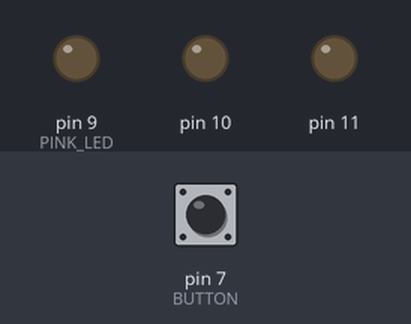
Bench run of a sketch on a simulated Arduino Uno, built with avr-gcc and run on an emulated ATmega328P. Shown: output pins drawn as LEDs (lit = HIGH). Inputs (shaded band) come from the test bench; at power-on: pin 7 (BUTTON) LOW.

Above: at 1.2 s.
1.3 s: pin 7 (BUTTON) pulled HIGH for 0.15 s
At 2.4 s:
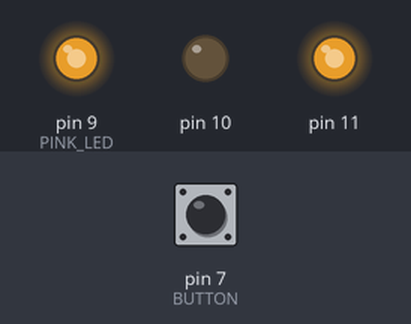
2.9 s: pin 7 (BUTTON) pulled HIGH for 1 s
At 3.6 s:
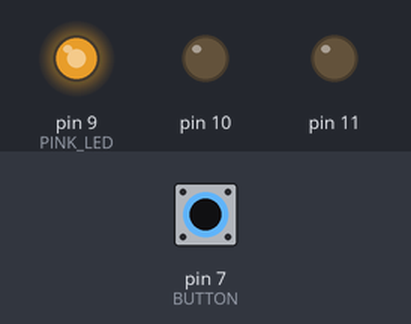
5.4 s: pin 7 (BUTTON) pulled HIGH for 3.2 s
At 6.7 s:
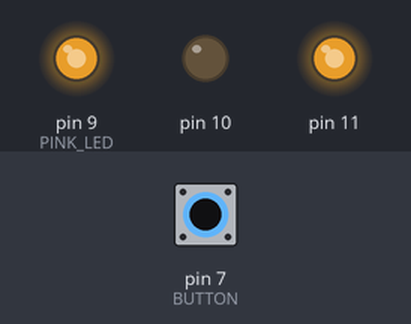
10.1 s: pin 7 (BUTTON) pulsed HIGH 2 times (0.12 s each, 0.3 s apart)
At 11.7 s:
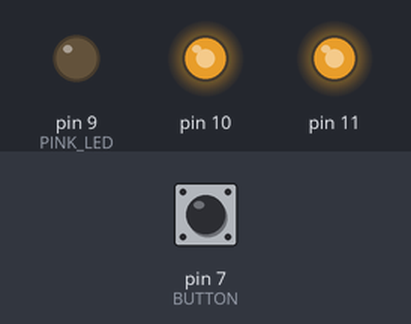
12.2 s: pin 7 (BUTTON) pulled HIGH for 0.15 s
At 13.1 s:
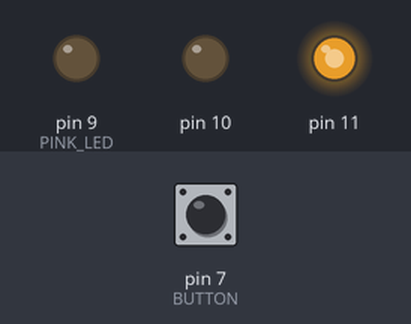
13.8 s: pin 7 (BUTTON) pulsed HIGH 5 times (0.12 s each, 0.3 s apart)
At 16.4 s:
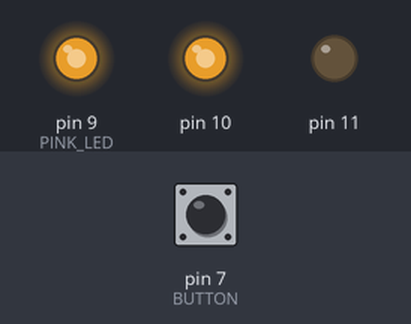
Timing chart, 0 to 17.8 s (numbered marks = the images above; inputs shaded):
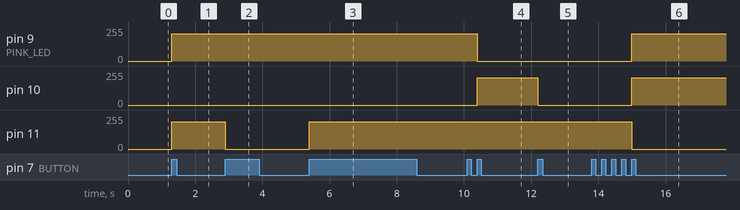

The sketch:

Dice.ino
```cpp
#include "BinaryDice.h"
#include "Button.h"

#define BUTTON     7  // the pin that's connected to the button
#define PINK_LED   9  // the pin that the pink LED is attached to
#define ORANGE_LED 10 // the pin that the orange LED is attached to
#define RED_LED    11 // the pin that the red LED is attached to


LedArray led_array(ORANGE_LED, PINK_LED, RED_LED);
Button button(BUTTON);
bool previouslyPressed = false;

// the setup routine runs once when you press reset:
void setup()  {
  led_array.init();
  button.init();
}

void loop() {
  if(!previouslyPressed && button.pressed()) {
    led_array.roll();
  }
  previouslyPressed = button.pressed();
}
```

Measured:
- after the input at 1.3 s, pin 9 (PINK_LED), pin 11: 0/255 → 204/255 at once
- after the input at 2.9 s, pin 11: 204/255 → 0/255 at once
- after the input at 5.4 s, pin 11: 0/255 → 204/255 at once
- after the input at 10.1 s, pin 9 (PINK_LED): 204/255 → 0/255 after 0.30 s; pin 10: 0/255 → 204/255 after 0.30 s
- after the input at 12.2 s, pin 10: 204/255 → 0/255 at once
- after the input at 13.8 s, pin 9 (PINK_LED), pin 10: 0/255 → 204/255 after 1.2 s; pin 11: 204/255 → 0/255 after 1.2 s
